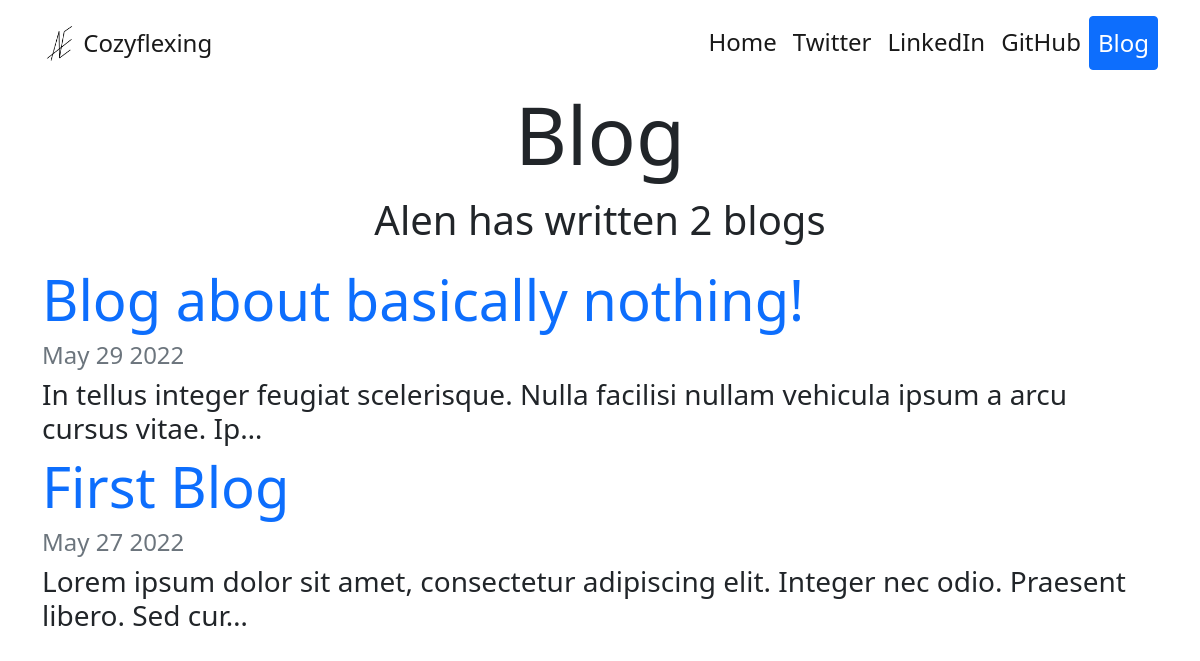
Screenshot of /blog/ with the database file from the repository.
### blog/models.py (models this page shows, shortened)
class Blog(models.Model):
    title = models.CharField(max_length=100)
    date = models.DateField(auto_now_add=True)
    description = models.TextField()

### blog/views.py (the view)
# urls.py: path("", views.blogs_home, name="blogs_home"),
def blogs_home(request):
    blog_count = Blog.objects.count()
    blogs = Blog.objects.order_by("-date")[:5]
    return render(
        request, "blog/blogs_home.html", {"blogs": blogs, "blog_count": blog_count}
    )

### blog/templates/blog/blogs_home.html
{% extends 'portfolio/base.html' %}
{% block content %}
<div class="text-center">
    <h1 class="display-1">Blog</h1>
    <p class="fs-1">Alen has written {{ blog_count }} blog{{ blogs.count|pluralize }}</p>
</div>
<div class="container">
    {% for blog in blogs %}
    <a class="text-decoration-none" href="{% url 'blog:detail' blog.id %}"><h1 class="display-4" >{{ blog.title }}</h1></a>
    <h4 class="text-muted">{{ blog.date|date:'M d Y' }}</h4>
    <h3>{{ blog.description|striptags|truncatechars:100 }}</h3>
    {% endfor %}
</div>
{% endblock content %}

### rows the page displays
Blog: title "Blog about basically nothing!", date "May 29 2022", description "In tellus integer feugiat scelerisque. Nulla facilisi nullam vehicula ipsum a arcu cursus vitae. Ip…"
Blog: title "First Blog", date "May 27 2022", description "Lorem ipsum dolor sit amet, consectetur adipiscing elit. Integer nec odio. Praesent libero. Sed cur…"

### other values shown
{{ blog_count }} "2"
